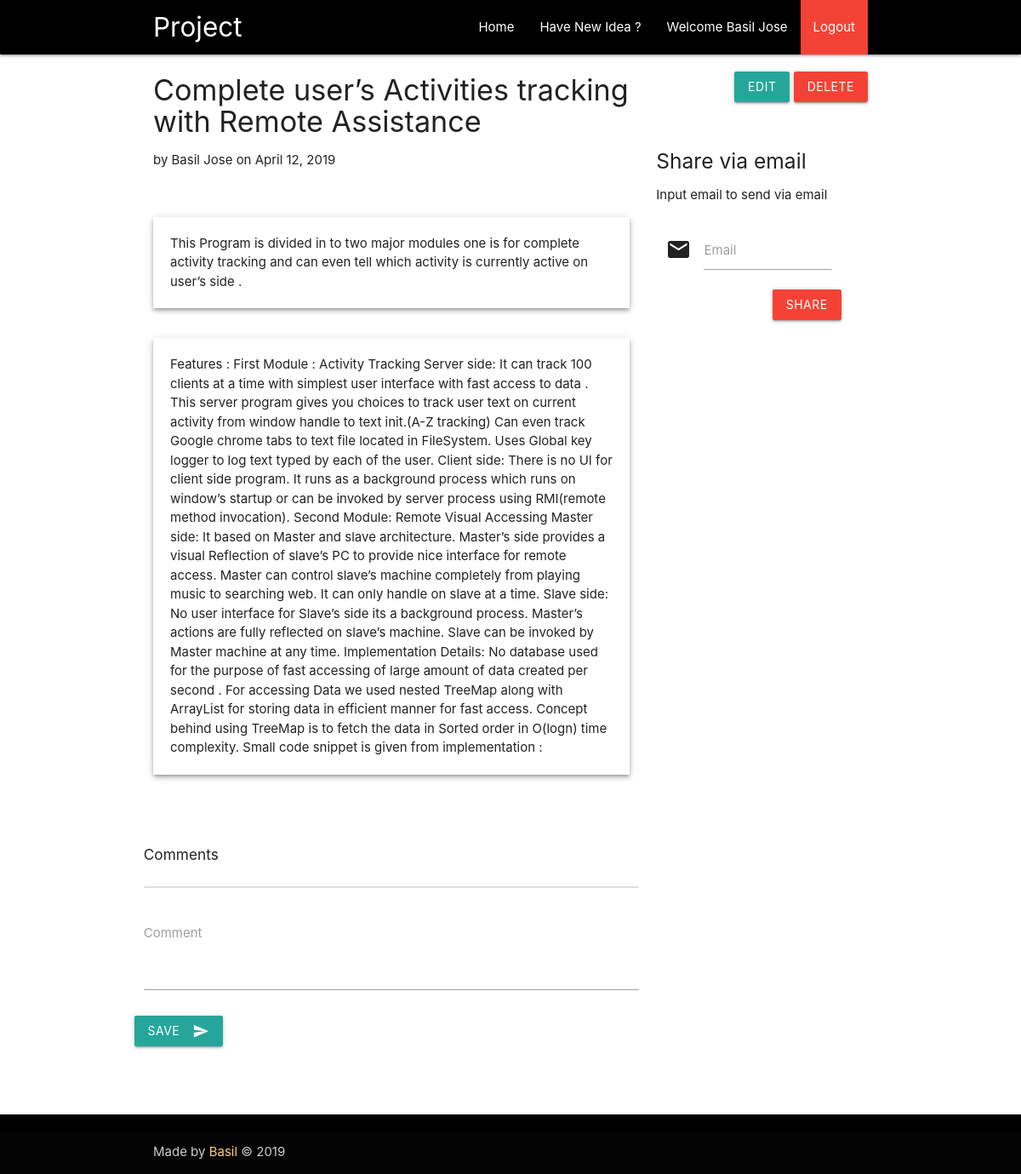
Screenshot of /idea/1/ (signed in) with the database file from the repository.
### accounts/models.py (models this page shows, shortened)
class DateMixin(models.Model):
    created_at = models.DateTimeField(auto_now_add=True)
    updated_at = models.DateTimeField(auto_now=True)
    deleted_at = models.DateTimeField(null=True, blank=True)
    objects = ModelManager()
    class Meta:
        abstract = True

class User(AbstractBaseUser, PermissionsMixin, DateMixin):
    username = models.CharField(_('Username'), max_length=150, unique=True)
    email = models.EmailField(_('Email address'), unique=True)
    name = models.CharField(_('Name'), max_length=30)
    is_active = models.BooleanField(_('Active'), default=True)
    objects = UserManager()
    USERNAME_FIELD = 'email'
    REQUIRED_FIELDS = ['name']
    class Meta:
        verbose_name = _('user')
        verbose_name_plural = _('users')
        ordering = ['-created_at']

### core/models.py (models this page shows, shortened)
class Idea(DateMixin):
    owner = models.ForeignKey(User, on_delete=models.CASCADE, null=True)
    title = models.CharField(max_length=99, null=False)
    summary = models.TextField(max_length=200, null=True)
    detail = models.TextField(max_length=99999, null=False, verbose_name="detail")

### core/views.py (the view)
# urls.py: path('idea/<int:pk>/', core_view.IdeaDetailView.as_view(), name='idea_details'),
class IdeaDetailView(LoginRequiredMixin, DetailView):
    model = Idea
    template_name = "idea-details.html"

### accounts/models.py (called while the page is built)
    def get_queryset(self, fetch_all=False):
        return super(ModelManager, self).get_queryset() if fetch_all \
            else super(ModelManager, self).get_queryset().filter(deleted_at__isnull=True)

### templates/idea-details.html (shortened to what this page needs)
{% extends 'base.html' %}
{% block content %}
<div class="row">
	<div class="col s8">
		<div class="row">
			<h4>{{ object.title }}</h4>
			<p>by {{ object.owner.name }} on {{ object.created_at|date }}</p>
		</div>
		<div class="row">
			<p class="z-depth-2" style="padding:20px">{{ object.summary }}</p>
		</div>
		<div class="row">
			<p class="z-depth-2" style="padding:20px">{{ object.detail }}</p>
		</div>
		<div class="row">
			<div>
				<div class="row">
					<h6 style="padding:10px 0px 20px 0px">Comments</h6>
					{% load comments %}
					{% get_comment_list for core.idea object.pk as comment_list %}
					<ul class="collection">
					</ul>
					{% get_comment_form for object as form %}
					<div class="row">
						<form action="{% comment_form_target %}" method="post">
							<div class="input-field col s12">
<textarea class="materialize-textarea" name="comment" cols="40" rows="10" maxlength="3000" required=""
          id="id_comment" data-length="3000"></textarea>
								<label for="id_comment">Comment</label>
							</div>
							<button class="btn waves-effect waves-light" type="submit" name="action">
								Save
								<i class="material-icons right">send</i>
							</button>
						</form>
					</div>
				</div>
			</div>
		</div>
	</div>
	<div class="col s4">
		<div class="row">
			{% if user == object.owner %}
			<div class="right">
				<a class="waves-effect waves-light btn"
				   href="{% url 'idea_update' object.pk %}">edit</a>
				<form method="POST" id="delete_form" action="{% url 'idea_delete' object.pk %}"
				      style="display: inline-block;">
					<a href="javascript:{}"
					   onclick="document.getElementById('delete_form').submit();"
					   class="waves-effect waves-light btn red">Delete</a>
				</form>
			</div>
			{% endif %}
		</div>
		<div style="padding:20px">
			<h5>Share via email</h5>
			<p>Input email to send via email</p>
			<form method="post" action="{% url 'share_via' %}">
			    <div class="input-field col">
		          <i class="material-icons prefix">mail</i>
		          <input id="id_email_share" type="email" name="email" class="validate">
		          <label for="id_email_share">Email</label>
		        </div>
				<br>
			    <div class="form-actions right">
			      <button class="waves-effect waves-light btn red" type="submit">share</button>
			    </div>
			</form>
		</div>
	</div>
</div>
{% endblock %}

### templates/base.html (shortened to what this page needs)
<!DOCTYPE html>
<html lang="en">
{% load static %}
<head>
	<link href="{% static 'css/materialize.css' %}" type="text/css" rel="stylesheet" media="screen,projection"/>
	<link href="{% static 'css/style.css' %}" type="text/css" rel="stylesheet" media="screen,projection"/>
</head>
<body>
<header>
	<nav class="black" role="navigation">
		<div class="nav-wrapper container"><a id="logo-container" href="#" class="brand-logo">Project</a>
			<ul class="right hide-on-med-and-down">
				{% if user.is_authenticated %}
				<li><a href="{% url 'home' %}">Home</a></li>
				<li><a href="{% url 'idea_add' %}">Have New Idea ?</a></li>
				<li><a>Welcome {% firstof user.name user.email %}</a></li>
				<li><a href="{% url 'logout' %}" class="red">Logout</a></li>
				{% else %}
				<li><a href="{% url 'register' %}">Register</a></li>
				{% endif %}
			</ul>
		</div>
	</nav>
</header>
<main>
	<div class="container">
		{% block content %}{% endblock content %}
	</div>
</main>
<footer class="page-footer black">
	<div class="footer-copyright">
		<div class="container">
			Made by <a class="orange-text text-lighten-3">Basil</a> © 2019
		</div>
	</div>
</footer>
</body>
</html>

### static/css/style.css (style rules this page uses)
body { display: flex; min-height: 100vh; flex-direction: column; }
main { flex: 1 0 auto; }

### templates/idea-details.html (style rules this page uses)
textarea.materialize-textarea { height: 6rem; }

### rows the page displays
User: name "Basil Jose"
Idea: title "Complete user’s Activities tracking with Remote Assistance", owner.name "Basil Jose", created_at "April 12, 2019", summary "This Program is divided in to two major modules one is for complete activity tracking and can even tell which activity is currently active on user’s side .", detail "Features : First Module : Activity Tracking Server side: It can track 100 clients at a time with simplest user interface with fast access to data . This server program gives you choices to track user text on current activity from window handle to text init.(A-Z tracking) Can even track Google chrome tabs to text file located in FileSystem. Uses Global key logger to log text typed by each of the user. Client side: There is no UI for client side program. It runs as a background process which runs on window’s startup or can be invoked by server process using RMI(remote method invocation). Second Module: Remote Visual Accessing Master side: It based on Master and slave architecture. Master’s…"
